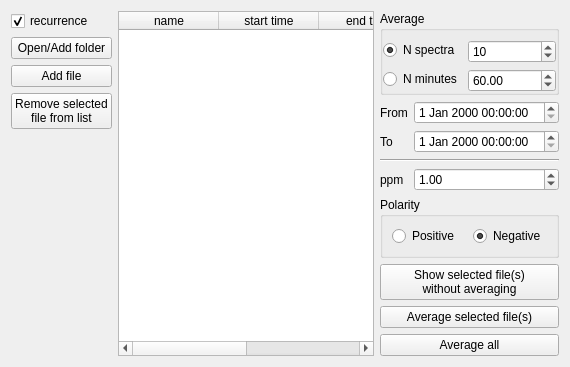
       <widget class="QWidget" name="filesTab">
        <property name="enabled">
         <bool>true</bool>
        </property>
        <attribute name="title">
         <string>Files</string>
        </attribute>
        <layout class="QHBoxLayout" name="horizontalLayout_2">
         <item>
          <layout class="QVBoxLayout" name="verticalLayout_5">
           <item>
            <widget class="QCheckBox" name="recurrenceCheckBox">
             <property name="text">
              <string>recurrence</string>
             </property>
             <property name="checked">
              <bool>true</bool>
             </property>
            </widget>
           </item>
           <item>
            <widget class="QPushButton" name="addFolderPushButton">
             <property name="sizePolicy">
              <sizepolicy hsizetype="Preferred" vsizetype="Fixed">
               <horstretch>0</horstretch>
               <verstretch>0</verstretch>
              </sizepolicy>
             </property>
             <property name="text">
              <string>Open/Add folder</string>
             </property>
            </widget>
           </item>
           <item>
            <widget class="QPushButton" name="addFilePushButton">
             <property name="sizePolicy">
              <sizepolicy hsizetype="Preferred" vsizetype="Fixed">
               <horstretch>0</horstretch>
               <verstretch>0</verstretch>
              </sizepolicy>
             </property>
             <property name="text">
              <string>Add file</string>
             </property>
            </widget>
           </item>
           <item>
            <widget class="QPushButton" name="removeFilePushButton">
             <property name="sizePolicy">
              <sizepolicy hsizetype="Preferred" vsizetype="Fixed">
               <horstretch>0</horstretch>
               <verstretch>0</verstretch>
              </sizepolicy>
             </property>
             <property name="text">
              <string>Remove selected
file from list</string>
             </property>
            </widget>
           </item>
           <item>
            <spacer name="verticalSpacer">
             <property name="orientation">
              <enum>Qt::Vertical</enum>
             </property>
             <property name="sizeType">
              <enum>QSizePolicy::Expanding</enum>
             </property>
             <property name="sizeHint" stdset="0">
              <size>
               <width>20</width>
               <height>40</height>
              </size>
             </property>
            </spacer>
           </item>
          </layout>
         </item>
         <item>
          <widget class="QTableWidget" name="fileTableWidget">
           <property name="editTriggers">
            <set>QAbstractItemView::NoEditTriggers</set>
           </property>
           <property name="selectionBehavior">
            <enum>QAbstractItemView::SelectItems</enum>
           </property>
           <property name="textElideMode">
            <enum>Qt::ElideNone</enum>
           </property>
           <attribute name="horizontalHeaderCascadingSectionResizes">
            <bool>false</bool>
           </attribute>
           <attribute name="horizontalHeaderDefaultSectionSize">
            <number>100</number>
           </attribute>
           <attribute name="horizontalHeaderStretchLastSection">
            <bool>true</bool>
           </attribute>
           <column>
            <property name="text">
             <string>name</string>
            </property>
           </column>
           <column>
            <property name="text">
             <string>start time</string>
            </property>
           </column>
           <column>
            <property name="text">
             <string>end time</string>
            </property>
           </column>
           <column>
            <property name="text">
             <string>path</string>
            </property>
           </column>
          </widget>
         </item>
         <item>
          <layout class="QVBoxLayout" name="verticalLayout_6">
           <item>
            <layout class="QFormLayout" name="formLayout_10">
             <item row="0" column="0" colspan="2">
              <widget class="QGroupBox" name="groupBox_5">
               <property name="sizePolicy">
                <sizepolicy hsizetype="Preferred" vsizetype="Maximum">
                 <horstretch>0</horstretch>
                 <verstretch>0</verstretch>
                </sizepolicy>
               </property>
               <property name="title">
                <string>Average</string>
               </property>
               <layout class="QFormLayout" name="formLayout_9">
                <property name="leftMargin">
                 <number>0</number>
                </property>
                <property name="topMargin">
                 <number>9</number>
                </property>
                <property name="rightMargin">
                 <number>0</number>
                </property>
                <property name="bottomMargin">
                 <number>0</number>
                </property>
                <item row="0" column="0">
                 <widget class="QRadioButton" name="averageNSpectraRadioButton">
                  <property name="text">
                   <string>N spectra</string>
                  </property>
                  <property name="checked">
                   <bool>true</bool>
                  </property>
                 </widget>
                </item>
                <item row="0" column="1">
                 <widget class="QSpinBox" name="averageNSpectraSpinBox">
                  <property name="sizePolicy">
                   <sizepolicy hsizetype="Preferred" vsizetype="Fixed">
                    <horstretch>0</horstretch>
                    <verstretch>0</verstretch>
                   </sizepolicy>
                  </property>
                  <property name="minimum">
                   <number>1</number>
                  </property>
                  <property name="maximum">
                   <number>9999</number>
                  </property>
                  <property name="value">
                   <number>10</number>
                  </property>
                 </widget>
                </item>
                <item row="1" column="0">
                 <widget class="QRadioButton" name="averageNMinutesRadioButton">
                  <property name="text">
                   <string>N minutes</string>
                  </property>
                  <property name="checked">
                   <bool>false</bool>
                  </property>
                 </widget>
                </item>
                <item row="1" column="1">
                 <widget class="QDoubleSpinBox" name="averageNMinutesDoubleSpinBox">
                  <property name="sizePolicy">
                   <sizepolicy hsizetype="Preferred" vsizetype="Fixed">
                    <horstretch>0</horstretch>
                    <verstretch>0</verstretch>
                   </sizepolicy>
                  </property>
                  <property name="minimum">
                   <double>0.010000000000000</double>
                  </property>
                  <property name="maximum">
                   <double>9999.989999999999782</double>
                  </property>
                  <property name="value">
                   <double>60.000000000000000</double>
                  </property>
                 </widget>
                </item>
               </layout>
              </widget>
             </item>
             <item row="1" column="0">
              <widget class="QLabel" name="label_7">
               <property name="text">
                <string>From</string>
               </property>
              </widget>
             </item>
             <item row="1" column="1">
              <widget class="QDateTimeEdit" name="averageStartDateTimeEdit">
               <property name="sizePolicy">
                <sizepolicy hsizetype="Preferred" vsizetype="Fixed">
                 <horstretch>0</horstretch>
                 <verstretch>0</verstretch>
                </sizepolicy>
               </property>
              </widget>
             </item>
             <item row="2" column="0">
              <widget class="QLabel" name="label_8">
               <property name="text">
                <string>To</string>
               </property>
              </widget>
             </item>
             <item row="2" column="1">
              <widget class="QDateTimeEdit" name="averageEndDateTimeEdit">
               <property name="sizePolicy">
                <sizepolicy hsizetype="Preferred" vsizetype="Fixed">
                 <horstretch>0</horstretch>
                 <verstretch>0</verstretch>
                </sizepolicy>
               </property>
              </widget>
             </item>
             <item row="3" column="0" colspan="2">
              <widget class="Line" name="line">
               <property name="orientation">
                <enum>Qt::Horizontal</enum>
               </property>
              </widget>
             </item>
             <item row="4" column="0">
              <widget class="QLabel" name="averagePpmLabel">
               <property name="text">
                <string>ppm</string>
               </property>
              </widget>
             </item>
             <item row="4" column="1">
              <widget class="QDoubleSpinBox" name="averagePpmDoubleSpinBox">
               <property name="minimum">
                <double>0.010000000000000</double>
               </property>
               <property name="maximum">
                <double>9.990000000000000</double>
               </property>
               <property name="value">
                <double>1.000000000000000</double>
               </property>
              </widget>
             </item>
             <item row="5" column="0" colspan="2">
              <widget class="QGroupBox" name="groupBox_6">
               <property name="sizePolicy">
                <sizepolicy hsizetype="Preferred" vsizetype="Maximum">
                 <horstretch>0</horstretch>
                 <verstretch>0</verstretch>
                </sizepolicy>
               </property>
               <property name="title">
                <string>Polarity</string>
               </property>
               <layout class="QHBoxLayout" name="horizontalLayout_21">
                <item>
                 <widget class="QRadioButton" name="averagePositiveRadioButton">
                  <property name="text">
                   <string>Positive</string>
                  </property>
                 </widget>
                </item>
                <item>
                 <widget class="QRadioButton" name="averageNegativeRadioButton">
                  <property name="text">
                   <string>Negative</string>
                  </property>
                  <property name="checked">
                   <bool>true</bool>
                  </property>
                 </widget>
                </item>
               </layout>
              </widget>
             </item>
            </layout>
           </item>
           <item>
            <widget class="QPushButton" name="showFilePushButton">
             <property name="sizePolicy">
              <sizepolicy hsizetype="Preferred" vsizetype="Fixed">
               <horstretch>0</horstretch>
               <verstretch>0</verstretch>
              </sizepolicy>
             </property>
             <property name="text">
              <string>Show selected file(s)
without averaging</string>
             </property>
            </widget>
           </item>
           <item>
            <widget class="QPushButton" name="averageSelectedPushButton">
             <property name="sizePolicy">
              <sizepolicy hsizetype="Preferred" vsizetype="Fixed">
               <horstretch>0</horstretch>
               <verstretch>0</verstretch>
              </sizepolicy>
             </property>
             <property name="text">
              <string>Average selected file(s)</string>
             </property>
            </widget>
           </item>
           <item>
            <widget class="QPushButton" name="averageAllPushButton">
             <property name="sizePolicy">
              <sizepolicy hsizetype="Preferred" vsizetype="Fixed">
               <horstretch>0</horstretch>
               <verstretch>0</verstretch>
              </sizepolicy>
             </property>
             <property name="text">
              <string>Average all</string>
             </property>
            </widget>
           </item>
          </layout>
         </item>
        </layout>
       </widget>
